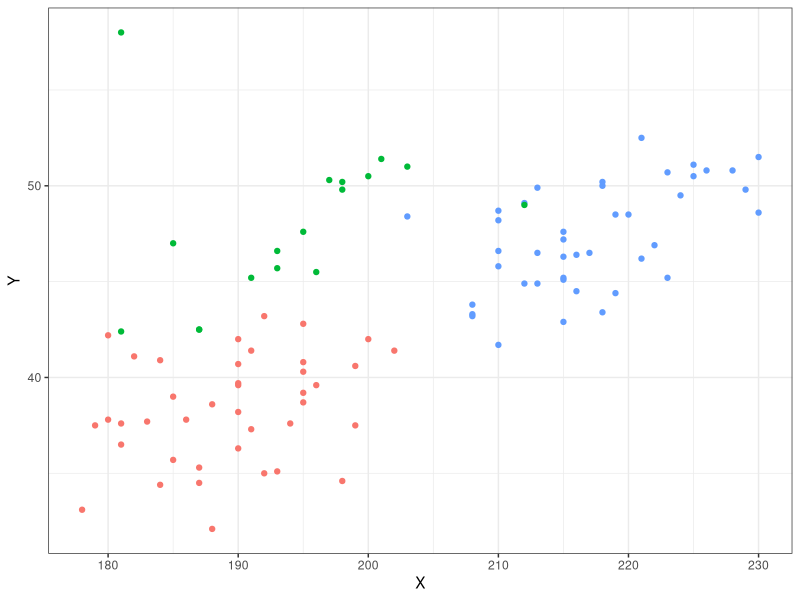

This chart was generated by the following R code:
## ---- chunk 1
library(magrittr)
library(tidyverse)
library(palmerpenguins)

penguins %>% sample_n(100) %>%  
  ggplot(aes(x = flipper_length_mm, y = bill_length_mm, color = species)) +
  geom_point() +
  xlab("X") + ylab("Y") +
  guides(color = FALSE) +
  theme_bw()

